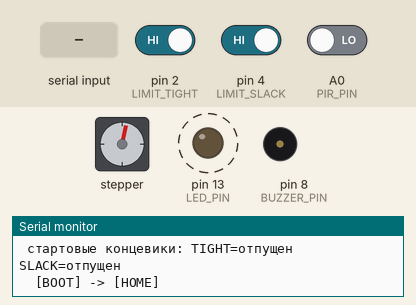
The program below on a simulated Arduino Uno, built with avr-gcc and run on an emulated ATmega328P. Parts: stepper motor, output pins drawn as LEDs (lit = HIGH), buzzer (waves = sounding), the last lines printed to the serial monitor. Wiring (inferred from the names in the program): stepper motor driver (200 steps per turn assumed): step A1; direction A2; enable A3. Dashed ring = blinking. Inputs (shaded band) come from the test bench; at power-on: pin 4 (LIMIT_SLACK) HIGH, A0 (PIR_PIN) LOW, pin 2 (LIMIT_TIGHT) HIGH. Pins used as bus, display or sensor lines are not drawn.

Above: at 1.85 s.
1.9 s: pin 4 (LIMIT_SLACK) driven LOW
At 3.5 s:
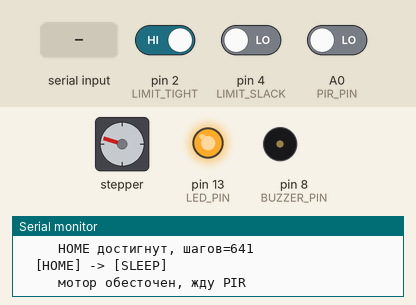
5.4 s: A0 (PIR_PIN) driven HIGH
At 5.85 s:
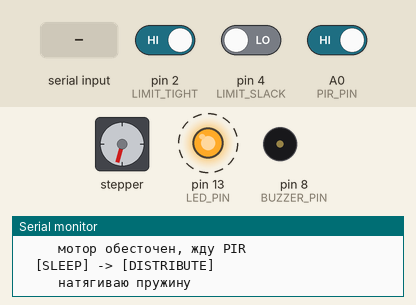
9.3 s: "h\n" received over Serial
At 10.72 s:
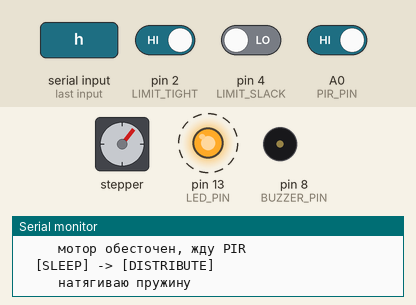
12.8 s: pin 2 (LIMIT_TIGHT) driven LOW
At 13.27 s:
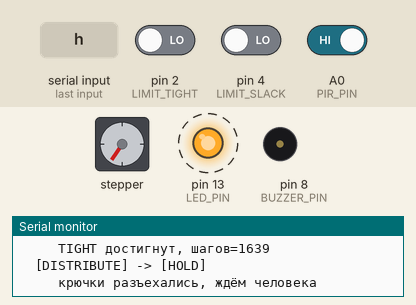
16.3 s: byte 104 ('h') received over Serial
At 16.59 s:
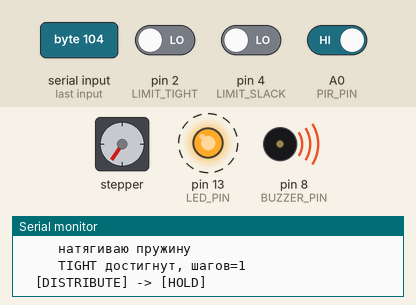
19.8 s: byte 115 ('s') received over Serial
At 20.9 s:
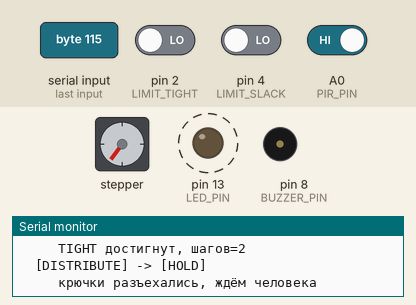
Timing chart, 0 to 24.3 s (numbered marks = the images above; inputs shaded):
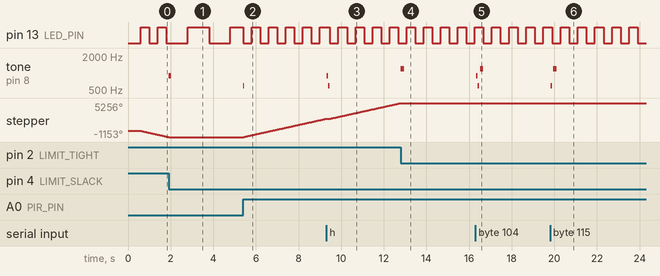

The program:

main.cpp
```cpp
/*
 * AutoRack — MVP: автоматическое натяжение пружины (Arduino Uno)
 * ==================================================================
 * Минимальная рабочая версия: ОДИН шаговый двигатель NEMA 17 (DRV8825),
 * который растягивает пружину, когда человек подходит, и ослабляет её,
 * когда человек ушёл. Крючки разъезжаются при натяжении и съезжаются
 * при ослаблении.
 *
 * Конечный автомат (всё неблокирующее, без delay() в работе):
 *
 *   BOOT --HOME(крутим к SLACK)--> SLEEP
 *   SLEEP --PIR=HIGH-------------> DISTRIBUTE (крутим к TIGHT)
 *   DISTRIBUTE --LIMIT_TIGHT-----> HOLD (бип: крючки разъехались)
 *   HOLD --тишина HOLD_MS--------> COOLDOWN (крутим к SLACK)
 *   COOLDOWN --LIMIT_SLACK-------> SLEEP (мотор обесточен)
 *
 * Надёжность: мы НЕ считаем шаги для остановки. Останавливаемся только
 * по концевикам. Пропуск шагов от натянутой пружины или перезагрузка
 * Uno не "сдвигают" систему: каждый цикл начинается и заканчивается
 * в физически известном положении (защёлкнутый концевик).
 *
 * ------------------------------------------------------------------
 * РАСПИНОВКА (как в nema_test / uno_all_components — не меняем):
 *   STEP      -> A1
 *   DIR       -> A2
 *   EN        -> A3      LOW = драйвер включён
 *   LIMIT_TIGHT -> D2    INPUT_PULLUP, микрик на GND, LOW = нажат
 *   LIMIT_SLACK -> D4    INPUT_PULLUP, микрик на GND, LOW = нажат
 *   BUZZER    -> D8      пассивный зуммер (tone() / noTone())
 *   LED       -> D13     статус (встроенный на плате)
 *   PIR OUT   -> A0      (как в uno_all_components)
 *
 *   VDD  -> 5V , GND -> GND Uno + GND БП (общий!)
 *   VMOT -> +12В + конденсатор 100..220 мкФ
 *   !! DRV8825: RST и SLP соединить перемычкой, иначе "спит".
 *   Ток: I = Vref * 2 (Rsense = 0.1). Для теста Vref 0.3..0.4 В.
 *
 * ЛОГИКА КОНЦЕВИКОВ (см. firmware/arduino/PINOUT.md):
 *   Микрик стоит в крайнем положении. Когда верёвка в этом положении —
 *   микрик нажат (LOW). При уходе из положения — отпущен (HIGH).
 *   Поэтому для остановки ждём НАЖАТИЕ (LOW) нужного концевика.
 *
 * ПИТАНИЕ: Uno от USB, 12В на NEMA через драйвер. 12В на Uno НЕ подавать.
 * Serial Monitor: 9600, окончание строки LF.
 *
 * Прошивка (из папки firmware/arduino/working/mvp_rack):
 *   pio run -t upload
 *   pio device monitor
 */

#include <Arduino.h>

// ================== КОНСТАНТЫ (настрой под себя) ==================
static const unsigned int  STEP_DELAY_US = 2000;    // мкс/шаг (меньше = быстрее)
static const unsigned long HOLD_MS       = 30000UL; // ждём "тишину" после движения
static const unsigned long PIR_HOLDOFF_MS= 1500UL;  // антидребезг PIR
static const unsigned long LED_BLINK_MS  = 400UL;   // мигание LED в движении

// ================== ПИНЫ ==================
#define stepPin       A1
#define dirPin        A2
#define ena           A3      // LOW = вкл
#define LIMIT_TIGHT   2       // D2 — натянуто (крючки разъехались)
#define LIMIT_SLACK   4       // D4 — ослаблено (крючки съехались)
#define BUZZER_PIN    8
#define LED_PIN       13
#define PIR_PIN       A0

// ================== СОСТОЯНИЯ ==================
enum State {
  ST_BOOT,       // инициализация
  ST_HOME,       // крутим к SLACK, чтобы знать точку отсчёта
  ST_SLEEP,      // мотор обесточен, ждём PIR
  ST_DISTRIBUTE, // крутим к TIGHT
  ST_HOLD,       // натянуто, ждём пока человек уйдёт
  ST_COOLDOWN,   // крутим к SLACK, потом обесточиваем
  ST_ERROR       // концевик не сработал (защита от зависания)
};
State state = ST_BOOT;

// ================== СОСТОЯНИЕ ==================
unsigned long stateEnteredMs = 0;
unsigned long lastStepUs     = 0;
unsigned long stepCount      = 0;

bool  dirCw = true;            // true = натягивать (к TIGHT)

// PIR
int           pirLast = LOW;
unsigned long pirLastChange = 0;
unsigned long lastMotionMs  = 0;   // последний момент, когда PIR был HIGH

// LED
unsigned long ledLastToggle = 0;
bool          ledState      = false;

// Защита от "мотор крутит, а концевик не реагирует"
unsigned long phaseStartMs   = 0;
static const unsigned long PHASE_TIMEOUT_MS = 20000UL;

// ================== ЗУММЕР ==================
bool          beepActive = false;
unsigned long beepStopAt = 0;

void startBeep(unsigned int freq, unsigned long ms) {
  tone(BUZZER_PIN, freq);
  beepActive = true;
  beepStopAt = millis() + ms;
}

void updateBeep() {
  if (beepActive && millis() >= beepStopAt) {
    noTone(BUZZER_PIN);
    beepActive = false;
  }
}

// ================== УПРАВЛЕНИЕ МОТОРОМ ==================
void motorEnable(bool on) {
  digitalWrite(ena, on ? LOW : HIGH);
}

void stepOnce() {
  digitalWrite(dirPin, dirCw ? HIGH : LOW);
  digitalWrite(stepPin, HIGH);
  delayMicroseconds(3);       // DRV8825: STEP >= 1.9 мкс
  digitalWrite(stepPin, LOW);
  stepCount++;
}

// Крутим по таймеру в заданном направлении.
// Возвращает true, если нужный концевик нажат (дошли).
bool driveToLimit(int limitPin) {
  unsigned long nowUs = micros();
  if (nowUs - lastStepUs >= (unsigned long)STEP_DELAY_US) {
    lastStepUs = nowUs;
    stepOnce();
  }
  return digitalRead(limitPin) == LOW;   // LOW = нажат
}

// ================== PIR ==================
// Обновляем "последнее движение". Возвращает true, если сейчас движение.
bool pollPir(unsigned long now) {
  int p = digitalRead(PIR_PIN);
  if (p != pirLast && (now - pirLastChange) > PIR_HOLDOFF_MS) {
    pirLastChange = now;
    pirLast = p;
  }
  if (pirLast == HIGH) lastMotionMs = now;
  return pirLast == HIGH;
}

// ================== LED ==================
// SLEEP: медленно мигает; движение: быстрее; error: быстро.
void updateLed(unsigned long now) {
  unsigned long period;
  switch (state) {
    case ST_ERROR: period = 100;  break;   // быстро мигает
    case ST_SLEEP: period = 1000; break;   // редко
    default:       period = LED_BLINK_MS; break;
  }
  if (now - ledLastToggle >= period) {
    ledLastToggle = now;
    ledState = !ledState;
    digitalWrite(LED_PIN, ledState ? HIGH : LOW);
  }
}

// ================== ПЕРЕХОДЫ ==================
const __FlashStringHelper* stateName(State s) {
  switch (s) {
    case ST_BOOT:       return F("BOOT");
    case ST_HOME:       return F("HOME");
    case ST_SLEEP:      return F("SLEEP");
    case ST_DISTRIBUTE: return F("DISTRIBUTE");
    case ST_HOLD:       return F("HOLD");
    case ST_COOLDOWN:   return F("COOLDOWN");
    case ST_ERROR:      return F("ERROR");
  }
  return F("?");
}

void goTo(State s, unsigned long now) {
  Serial.print(F("  ["));
  Serial.print(stateName(state));
  Serial.print(F("] -> ["));
  Serial.print(stateName(s));
  Serial.println(F("]"));
  state = s;
  stateEnteredMs = now;
  phaseStartMs   = now;

  switch (s) {
    case ST_HOME:
      motorEnable(true);
      dirCw = false;               // ослаблять, чтобы найти SLACK
      break;

    case ST_SLEEP:
      motorEnable(false);          // не жжём ток
      lastMotionMs = now;
      Serial.println(F("     мотор обесточен, жду PIR"));
      break;

    case ST_DISTRIBUTE:
      motorEnable(true);
      dirCw = true;                // натягивать
      Serial.println(F("     натягиваю пружину"));
      break;

    case ST_HOLD:
      motorEnable(true);           // удерживаем натяжение
      Serial.println(F("     крючки разъехались, ждём человека"));
      break;

    case ST_COOLDOWN:
      motorEnable(true);
      dirCw = false;               // ослаблять
      Serial.println(F("     ослабляю пружину"));
      break;

    case ST_ERROR:
      motorEnable(false);
      Serial.println(F("     !! концевик не сработал"));
      break;

    default: break;
  }
}

// ================== ОБРАБОТКА Serial (ручные команды) ==================
void handleSerial(unsigned long now) {
  while (Serial.available()) {
    char c = (char)Serial.read();
    if (c == ' ' || c == '\r' || c == '\n') continue;
    if (c == 'h' || c == 'H') {
      Serial.println(F(">> ручной HOME"));
      goTo(ST_HOME, now);
    } else if (c == 's' || c == 'S') {
      Serial.println(F(">> ручной STOP -> SLEEP"));
      goTo(ST_SLEEP, now);
    } else if (c == 'd' || c == 'D') {
      Serial.println(F(">> ручной DISTRIBUTE"));
      goTo(ST_DISTRIBUTE, now);
    } else if (c == 'r' || c == 'R') {
      Serial.println(F(">> сброс в HOME"));
      goTo(ST_HOME, now);
    }
  }
}

// ================== SETUP ==================
void setup() {
  Serial.begin(9600);

  pinMode(stepPin, OUTPUT);
  pinMode(dirPin,  OUTPUT);
  pinMode(ena,     OUTPUT);
  pinMode(LED_PIN, OUTPUT);
  pinMode(LIMIT_TIGHT, INPUT_PULLUP);
  pinMode(LIMIT_SLACK, INPUT_PULLUP);
  pinMode(PIR_PIN, INPUT);

  digitalWrite(stepPin, LOW);
  digitalWrite(dirPin,  HIGH);
  motorEnable(false);   // на старте мотор выключен

  delay(200);

  Serial.println();
  Serial.println(F("========================================="));
  Serial.println(F(" AutoRack — MVP (NEMA 17 / DRV8825)"));
  Serial.println(F("-----------------------------------------"));
  Serial.println(F(" STEP=A1 DIR=A2 EN=A3"));
  Serial.println(F(" TIGHT=D2 SLACK=D4  PIR=A0  BUZZER=D8"));
  Serial.println(F(" Команды: h=HOME  s=STOP  d=DISTRIBUTE  r=RESET"));
  Serial.println(F(" !! DRV8825: RST+SLP перемычка, Vref 0.3-0.4 В"));
  Serial.println(F("========================================="));
  Serial.print(F(" стартовые концевики: TIGHT="));
  Serial.print(digitalRead(LIMIT_TIGHT) == LOW ? F("нажат") : F("отпущен"));
  Serial.print(F("  SLACK="));
  Serial.println(digitalRead(LIMIT_SLACK) == LOW ? F("нажат") : F("отпущен"));

  state = ST_BOOT;
  goTo(ST_HOME, millis());
}

// ================== LOOP ==================
void loop() {
  unsigned long now = millis();

  handleSerial(now);
  updateBeep();
  updateLed(now);

  // Считываем PIR (движение регистрирует lastMotionMs)
  bool motion = pollPir(now);

  switch (state) {

    case ST_HOME: {
      if (driveToLimit(LIMIT_SLACK)) {
        Serial.print(F("     HOME достигнут, шагов="));
        Serial.println(stepCount);
        stepCount = 0;
        startBeep(900, 120);
        goTo(ST_SLEEP, now);
      } else if (now - phaseStartMs > PHASE_TIMEOUT_MS) {
        goTo(ST_ERROR, now);
      }
      break;
    }

    case ST_SLEEP: {
      if (motion) {
        startBeep(600, 60);
        goTo(ST_DISTRIBUTE, now);
      }
      break;
    }

    case ST_DISTRIBUTE: {
      if (driveToLimit(LIMIT_TIGHT)) {
        Serial.print(F("     TIGHT достигнут, шагов="));
        Serial.println(stepCount);
        startBeep(1200, 150);
        goTo(ST_HOLD, now);
      } else if (now - phaseStartMs > PHASE_TIMEOUT_MS) {
        goTo(ST_ERROR, now);
      }
      break;
    }

    case ST_HOLD: {
      if (motion) {
        lastMotionMs = now;      // движение продолжается — продлеваем таймер
      }
      if (now - lastMotionMs >= HOLD_MS) {
        goTo(ST_COOLDOWN, now);
      }
      break;
    }

    case ST_COOLDOWN: {
      if (driveToLimit(LIMIT_SLACK)) {
        Serial.print(F("     SLACK достигнут, шагов="));
        Serial.println(stepCount);
        stepCount = 0;
        startBeep(500, 100);
        goTo(ST_SLEEP, now);
      } else if (now - phaseStartMs > PHASE_TIMEOUT_MS) {
        goTo(ST_ERROR, now);
      }
      break;
    }

    case ST_ERROR: {
      static unsigned long lastErrLog = 0;
      if (now - lastErrLog >= 3000) {
        lastErrLog = now;
        Serial.print(F(" !! ERROR: TIGHT="));
        Serial.print(digitalRead(LIMIT_TIGHT) == LOW ? F("нажат") : F("отп."));
        Serial.print(F(" SLACK="));
        Serial.print(digitalRead(LIMIT_SLACK) == LOW ? F("нажат") : F("отп."));
        Serial.println(F("  (команда r = RESET)"));
      }
      break;
    }

    case ST_BOOT:
    default:
      goTo(ST_HOME, now);
      break;
  }
}
```

Measured:
- after the input at 1.9 s, tone on pin 8 (BUZZER_PIN): silent → 900 Hz at once, → silent 0.12 s later
- after the input at 5.4 s, pin 13 (LED_PIN): alternates HIGH for 0.40 s and LOW for 0.40 s, starting at once; tone on pin 8 (BUZZER_PIN): silent → 600 Hz at once, → silent 0.06 s later; stepper: keeps turning clockwise at about 891°/s, starting at once
- after the input at 9.3 s, tone on pin 8 (BUZZER_PIN): silent → 900 Hz at once, → 600 Hz 0.07 s later, → silent 0.07 s later
- after the input at 12.8 s, tone on pin 8 (BUZZER_PIN): silent → 1200 Hz at once, → silent 0.15 s later; stepper: goes on until 12.8 s, then stays 5254°
- after the input at 16.3 s, tone on pin 8 (BUZZER_PIN): plays 900 Hz for 0.07 s, 600 Hz for 0.07 s, 1200 Hz for 0.15 s, starting at once; stepper: goes 5252° 0.17 s, then 5254°, starting at once
